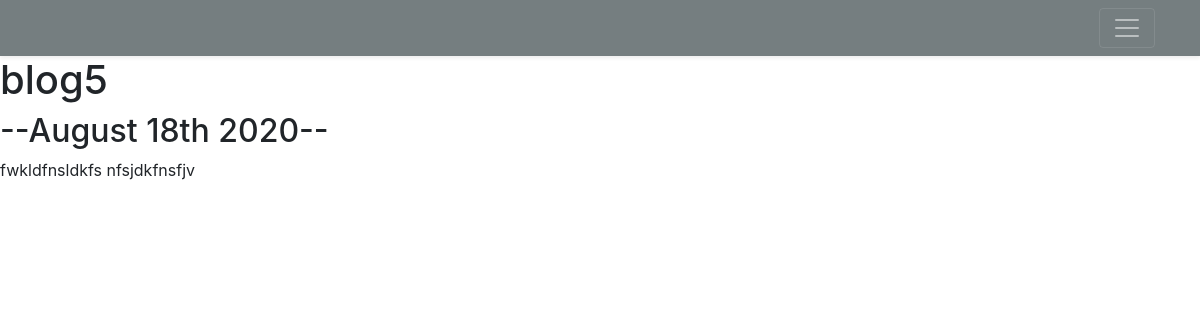
The app's page /blog/5/, older data.
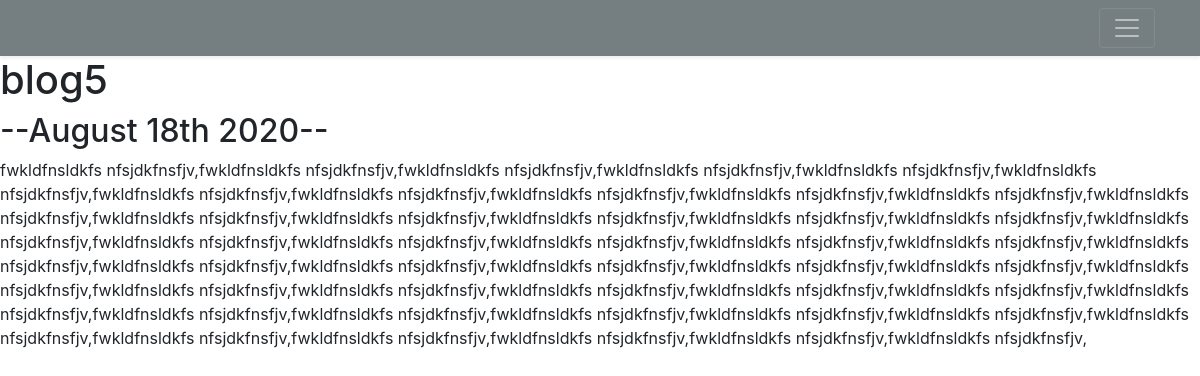
The same page, newer data.
### blog/models.py (models this page shows, shortened)
class Blog(models.Model):
    title = models.CharField(max_length=200)
    date = models.DateField()
    description = models.TextField()

### blog/views.py (the view)
# urls.py: path('<int:blog_id>/', views.detail, name= 'detail'),
def detail(request, blog_id):
    blog= get_object_or_404(Blog, pk=blog_id)
    return render(request, 'blog/detail.html', {'blog':blog})

### blog/templates/blog/detail.html
{% extends 'portfolio/base.html' %}
{% block content %}
<h1>{{ blog.title }}</h1>
<h2>--{{ blog.date|date:"F jS Y" }}--</h2>
{{ blog.description|safe }}
{% endblock %}

Row changes from the older to the newer data that the page shows:
changed Blog "blog5": description "fwkldfnsldkfs nfsjdkfnsfjv" → "fwkldfnsldkfs nfsjdkfnsfjv,fwkldfnsldkfs nfsjdkfnsfjv,fwkldfnsldkfs nfsjdkfnsfjv,fwkldfnsldkfs nfsjdkfnsfjv,fwkldfnsldkfs nfsjdkfnsfjv,fwkldfnsldkfs nfsjdkfnsfjv,fwkldfnsldkfs nfsjdkfnsfjv,fwkldfnsldkfs nfsjdkfnsfjv,fwkldfnsldkfs nfsjdkfnsfjv,fwkldfnsldkfs nfsjdkfnsfjv,fwkldfnsldkfs nfsjdkfnsfjv,fwkldfnsldkfs nfsjdkfnsfjv,fwkldfnsldkfs nfsjdkfnsfjv,fwkldfnsldkfs nfsjdkfnsfjv,fwkldfnsldkfs nfsjdkfnsfjv,fwkldfnsldkfs nfsjdkfnsfjv,fwkldfnsldkfs nfsjdkfnsfjv,fwkldfnsldkfs nfsjdkfnsfjv,fwkldfnsldkfs nfsjdkfnsfjv,fwkldfnsldkfs nfsjdkfnsfjv,fwkldfnsldkfs nfsjdkfnsfjv,fwkldfnsldkfs nfsjdkfnsfjv,fwkldfnsldkfs nfsjdkfnsfjv,fwkldfnsldkfs nfsjdkfnsfjv,fwkldfnsldkfs nfsjdkfnsfjv,fwkldfnsldkfs…"
